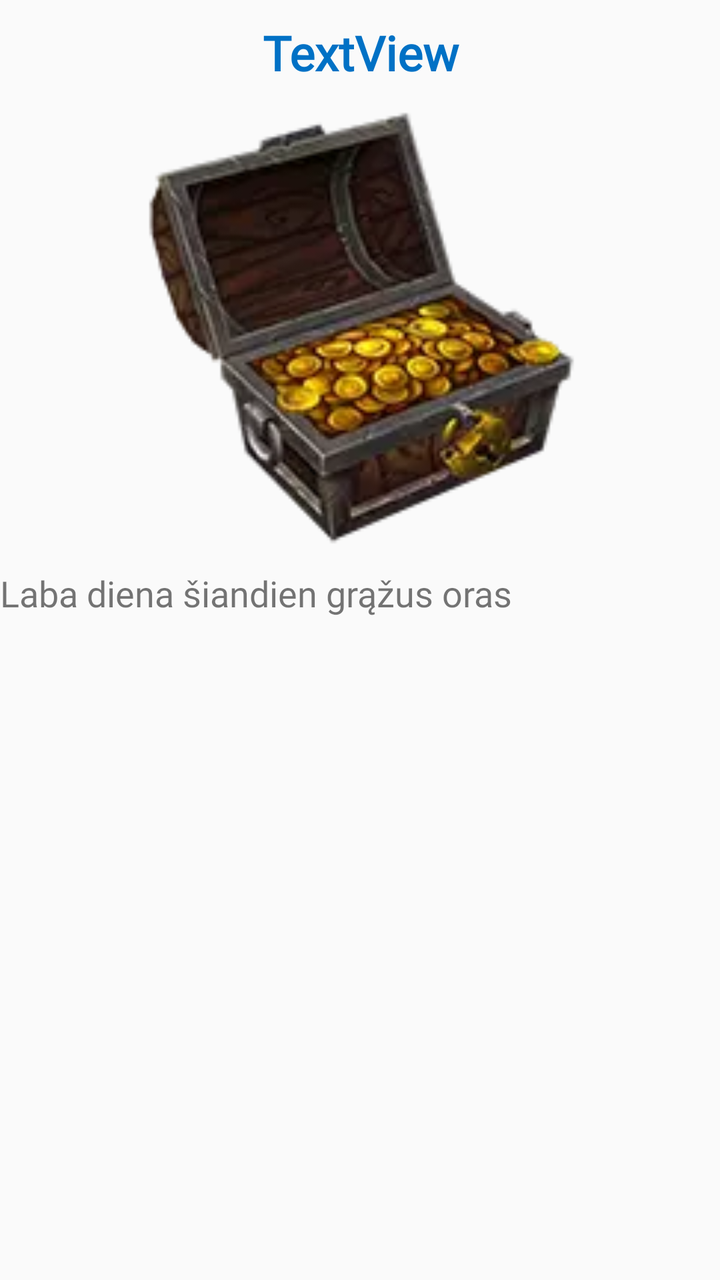
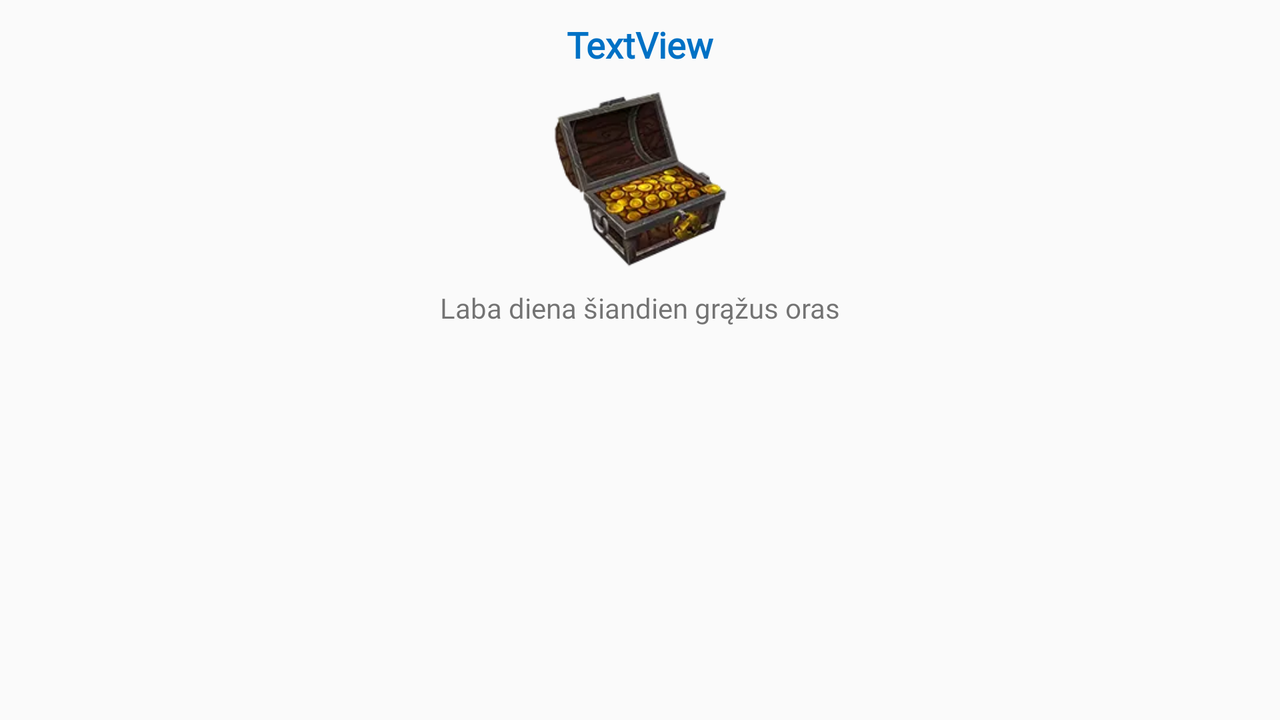

The same Android screen from two of the app's own layout files: first res/layout/ as a phone draws it, then the repository's variant for another configuration, drawn on a device whose configuration selects that folder. Both files follow.
<!-- AndroidManifest.xml: application theme AppTheme -->
<!-- res/layout/slide_item_container.xml -->
<?xml version="1.0" encoding="utf-8"?>
<LinearLayout xmlns:android="http://schemas.android.com/apk/res/android"
    xmlns:app="http://schemas.android.com/apk/res-auto"
    android:orientation="vertical" android:layout_width="match_parent"
    android:layout_height="match_parent">

    <TextView
        android:id="@+id/slide_item_title"
        android:layout_width="match_parent"
        android:layout_height="wrap_content"
        android:gravity="center_horizontal"
        android:paddingTop="10dp"
        android:text="TextView"
        android:textColor="@color/colorPrimary"
        android:textSize="24sp"
        android:textStyle="bold" />

    <ImageView
        android:id="@+id/slide_item_image"
        android:layout_width="match_parent"
        android:layout_height="232dp"
        android:background="@android:color/transparent"
        android:paddingTop="10dp"
        app:srcCompat="@drawable/chestcopen" />

    <TextView
        android:id="@+id/slide_item_description"
        android:layout_width="match_parent"
        android:layout_height="wrap_content"
        android:autoLink="all"
        android:fontFamily="@font/montserrat"
        android:paddingTop="10dp"
        android:text="Laba diena šiandien grąžus oras"
        android:textSize="18sp" />
</LinearLayout>
<!-- resources referenced by this layout -->
<resources>
  <color name="colorPrimary">#0071c5</color>
  <!-- drawable chestcopen: webp bitmap (drawable, 5212 bytes) -->
  <style name="AppTheme" parent="Theme.AppCompat.Light.NoActionBar">
          
          <item name="android:fontFamily">@font/montserrat</item>
          <item name="fontFamily">@font/montserrat</item> 
          <item name="colorPrimary">@color/colorPrimary</item>
          <item name="colorPrimaryDark">@color/colorPrimaryDark</item>
          <item name="colorAccent">@color/colorAccent</item>
      </style>
  <color name="colorPrimaryDark">#034372</color>
  <color name="colorAccent">#B60DFF</color>
</resources>
<!-- res/layout-land/slide_item_container.xml (the repository's variant of the layout above) -->
<!-- drawn on the phone turned sideways -->
<?xml version="1.0" encoding="utf-8"?>
<androidx.constraintlayout.widget.ConstraintLayout xmlns:android="http://schemas.android.com/apk/res/android"
    xmlns:app="http://schemas.android.com/apk/res-auto"
    xmlns:tools="http://schemas.android.com/tools"
    android:layout_width="match_parent"
    android:layout_height="match_parent"
    android:orientation="horizontal">

    <TextView
        android:id="@+id/slide_item_title"
        android:layout_width="wrap_content"
        android:layout_height="wrap_content"
        android:gravity="center_horizontal"
        android:paddingTop="10dp"
        android:text="TextView"
        android:textColor="@color/colorPrimary"
        android:textSize="18sp"
        android:textStyle="bold"
        app:layout_constraintEnd_toEndOf="parent"
        app:layout_constraintStart_toStartOf="parent"
        app:layout_constraintTop_toTopOf="parent" />

    <ImageView
        android:id="@+id/slide_item_image"
        android:layout_width="100dp"
        android:layout_height="100dp"
        android:background="@android:color/transparent"
        android:paddingTop="10dp"
        app:layout_constraintEnd_toEndOf="parent"
        app:layout_constraintStart_toStartOf="parent"
        app:layout_constraintTop_toBottomOf="@+id/slide_item_title"
        app:srcCompat="@drawable/chestcopen" />

    <TextView
        android:id="@+id/slide_item_description"
        android:layout_width="wrap_content"
        android:layout_height="wrap_content"
        android:autoLink="all"
        android:fontFamily="@font/montserrat"
        android:padding="10dp"
        android:text="Laba diena šiandien grąžus oras"
        android:textSize="14sp"
        app:layout_constraintEnd_toEndOf="parent"
        app:layout_constraintStart_toStartOf="parent"
        app:layout_constraintTop_toBottomOf="@+id/slide_item_image" />
</androidx.constraintlayout.widget.ConstraintLayout>
